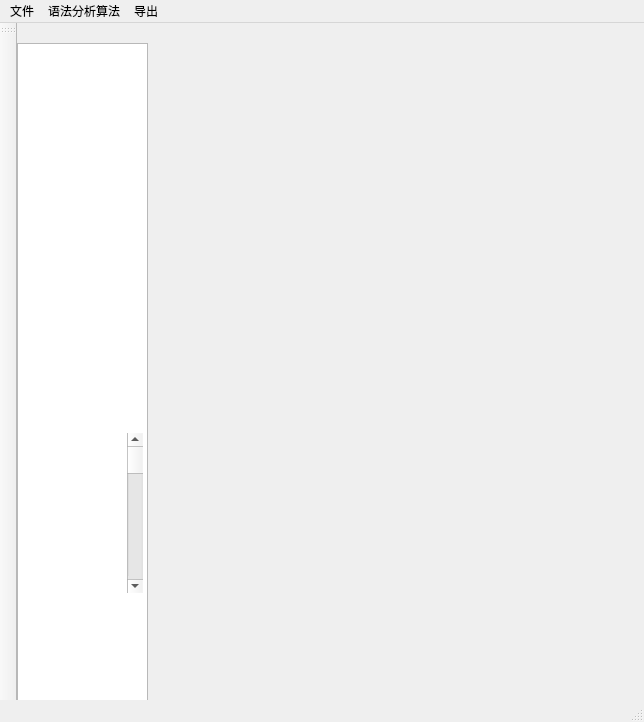
<?xml version="1.0" encoding="UTF-8"?>
<ui version="4.0">
 <class>MainWindow</class>
 <widget class="QMainWindow" name="MainWindow">
  <property name="geometry">
   <rect>
    <x>0</x>
    <y>0</y>
    <width>644</width>
    <height>722</height>
   </rect>
  </property>
  <property name="windowTitle">
   <string>MainWindow</string>
  </property>
  <widget class="QWidget" name="centralWidget">
   <widget class="QTextEdit" name="textEdit">
    <property name="geometry">
     <rect>
      <x>0</x>
      <y>20</y>
      <width>131</width>
      <height>841</height>
     </rect>
    </property>
   </widget>
   <widget class="QScrollBar" name="verticalScrollBar">
    <property name="geometry">
     <rect>
      <x>110</x>
      <y>410</y>
      <width>16</width>
      <height>160</height>
     </rect>
    </property>
    <property name="orientation">
     <enum>Qt::Vertical</enum>
    </property>
   </widget>
  </widget>
  <widget class="QToolBar" name="mainToolBar">
   <attribute name="toolBarArea">
    <enum>LeftToolBarArea</enum>
   </attribute>
   <attribute name="toolBarBreak">
    <bool>false</bool>
   </attribute>
  </widget>
  <widget class="QStatusBar" name="statusBar"/>
  <widget class="QMenuBar" name="menuBar">
   <property name="geometry">
    <rect>
     <x>0</x>
     <y>0</y>
     <width>644</width>
     <height>23</height>
    </rect>
   </property>
   <widget class="QMenu" name="menu">
    <property name="title">
     <string>文件</string>
    </property>
    <addaction name="separator"/>
    <addaction name="actionopen"/>
   </widget>
   <widget class="QMenu" name="menu_2">
    <property name="title">
     <string>语法分析算法</string>
    </property>
    <addaction name="actionLL_1"/>
    <addaction name="separator"/>
    <addaction name="action_3"/>
   </widget>
   <widget class="QMenu" name="menu_3">
    <property name="title">
     <string>导出</string>
    </property>
    <addaction name="actions"/>
    <addaction name="actions_2"/>
    <addaction name="actiona"/>
   </widget>
   <addaction name="menu"/>
   <addaction name="menu_2"/>
   <addaction name="menu_3"/>
  </widget>
  <action name="actionLL_1">
   <property name="text">
    <string>LL(1)算法</string>
   </property>
  </action>
  <action name="action_3">
   <property name="text">
    <string>递归下降算法</string>
   </property>
  </action>
  <action name="actionopen">
   <property name="text">
    <string>open</string>
   </property>
  </action>
  <action name="actions">
   <property name="text">
    <string>导出token序列</string>
   </property>
  </action>
  <action name="actions_2">
   <property name="text">
    <string>导出语法树</string>
   </property>
  </action>
  <action name="actiona">
   <property name="text">
    <string>both</string>
   </property>
  </action>
 </widget>
 <layoutdefault spacing="6" margin="11"/>
 <resources/>
 <connections/>
</ui>
